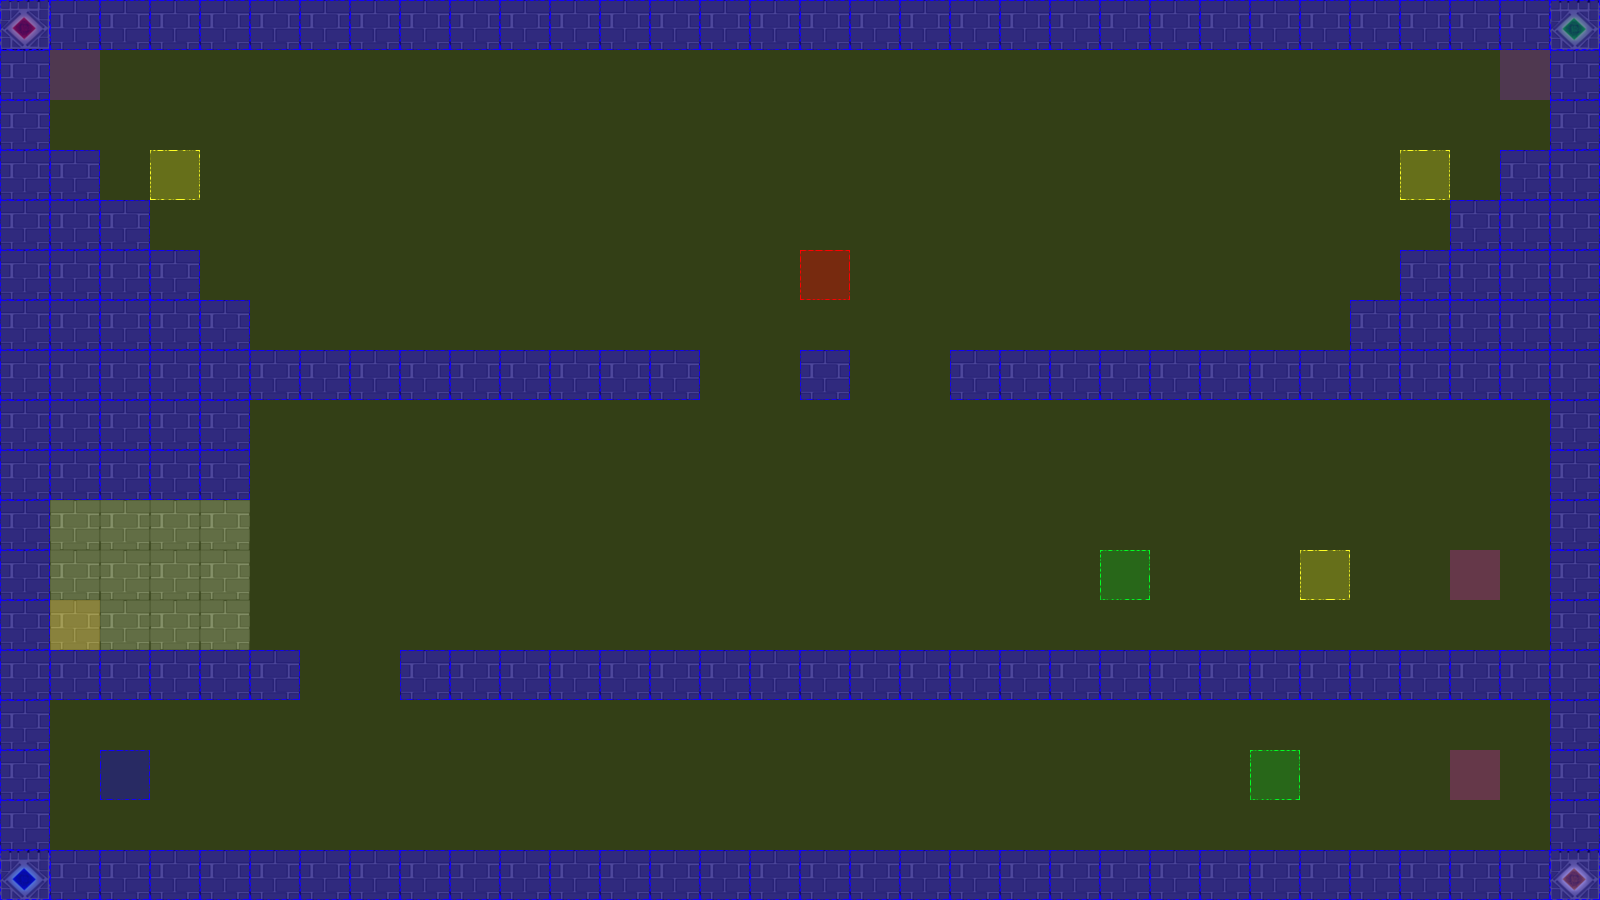

Below is a game level as drawn by its tile map, then a one-line description and the .tmx that defines it (tile-layer data replaced by summaries):
An orthogonal 32x18 tile map with 50x50 px tiles, 3 tile layers (terrain, collision, event), 2 tilesets.

<map version="1.0" orientation="orthogonal" renderorder="left-up" width="32" height="18" tilewidth="50" tileheight="50" nextobjectid="3">
 <tileset firstgid="1" name="castleTile" tilewidth="50" tileheight="50" tilecount="36" columns="6">
  <image source="tiles/castleTile.png" width="300" height="300" />
 </tileset>
 <tileset firstgid="37" name="collisionTile" tilewidth="50" tileheight="50" tilecount="12" columns="3">
  <image source="tiles/collisionTile.png" width="150" height="200" />
 </tileset>
 <layer name="terrain" width="32" height="18">
  <data>[576 cells, 190 non-empty, 5 distinct tile ids]</data>
 </layer>
 <layer name="collision" width="32" height="18">
  <data>[576 cells, 576 non-empty, 2 distinct tile ids]</data>
 </layer>
 <layer name="event" width="32" height="18">
  <data>[576 cells, 12 non-empty, 7 distinct tile ids]</data>
 </layer>
</map>
